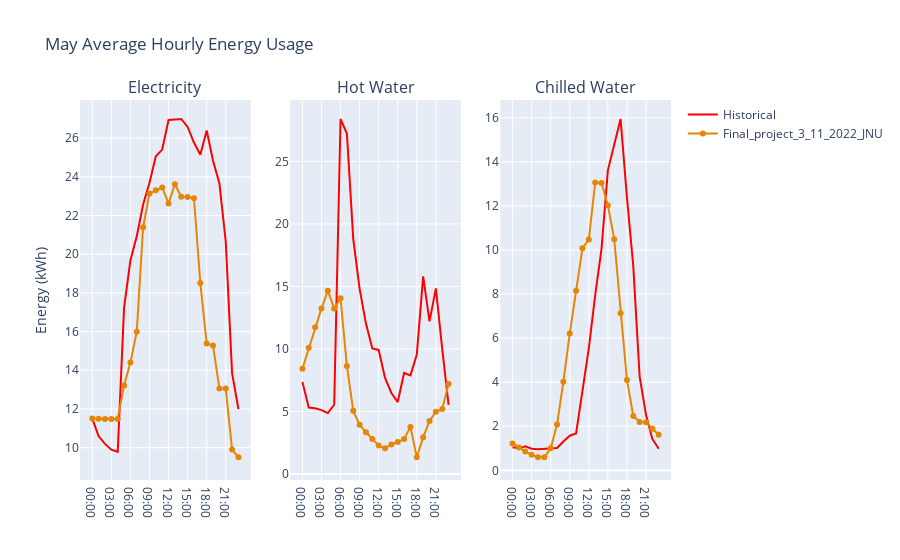

The cell this chart's notebook holds for it:
### Code cell
c.plot_datasets_monthly_by_hour(5, "May")

### Figure 1 — Plotly figure (JSON) as saved in the notebook; plotly's stock layout.template omitted (floating-point values rounded to 4 significant figures)
{"data": [{"legendgroup": "Months", "line": {"color": "red"}, "mode": "lines", "name": "Historical", "showlegend": true, "type": "scatter", "x": ["00:00", "01:00", "02:00", "03:00", "04:00", "05:00", "06:00", "07:00", "08:00", "09:00", "10:00", "11:00", "12:00", "13:00", "14:00", "15:00", "16:00", "17:00", "18:00", "19:00", "20:00", "21:00", "22:00", "23:00"], "xaxis": "x", "y": [11.5, 10.59, 10.19, 9.897, 9.785, 17.22, 19.68, 20.93, 22.57, 23.69, 25.06, 25.41, 26.94, 26.98, 26.99, 26.58, 25.77, 25.14, 26.4, 24.83, 23.67, 20.66, 13.85, 11.99], "yaxis": "y"}, {"legendgroup": "Months", "line": {"color": "red"}, "mode": "lines", "name": "Historical", "showlegend": false, "type": "scatter", "x": ["00:00", "01:00", "02:00", "03:00", "04:00", "05:00", "06:00", "07:00", "08:00", "09:00", "10:00", "11:00", "12:00", "13:00", "14:00", "15:00", "16:00", "17:00", "18:00", "19:00", "20:00", "21:00", "22:00", "23:00"], "xaxis": "x2", "y": [7.368, 5.32, 5.257, 5.113, 4.875, 5.54, 28.4, 27.23, 18.81, 14.81, 12.03, 10.04, 9.926, 7.679, 6.482, 5.755, 8.084, 7.894, 9.563, 15.81, 12.21, 14.85, 10.01, 5.537], "yaxis": "y2"}, {"legendgroup": "Months", "line": {"color": "red"}, "mode": "lines", "name": "Historical", "showlegend": false, "type": "scatter", "x": ["00:00", "01:00", "02:00", "03:00", "04:00", "05:00", "06:00", "07:00", "08:00", "09:00", "10:00", "11:00", "12:00", "13:00", "14:00", "15:00", "16:00", "17:00", "18:00", "19:00", "20:00", "21:00", "22:00", "23:00"], "xaxis": "x3", "y": [1.049, 0.9986, 1.089, 0.9786, 0.9593, 0.9714, 0.9837, 1.012, 1.311, 1.572, 1.674, 3.556, 5.538, 7.938, 10.05, 13.61, 14.83, 15.94, 12.39, 9.256, 4.254, 2.519, 1.425, 0.9789], "yaxis": "y3"}, {"legendgroup": "Months", "line": {"color": "rgb(229, 134, 6)"}, "mode": "lines+markers", "name": "Final_project_3_11_2022_JNU", "showlegend": true, "type": "scatter", "x": ["00:00", "01:00", "02:00", "03:00", "04:00", "05:00", "06:00", "07:00", "08:00", "09:00", "10:00", "11:00", "12:00", "13:00", "14:00", "15:00", "16:00", "17:00", "18:00", "19:00", "20:00", "21:00", "22:00", "23:00"], "xaxis": "x", "y": [11.51, 11.5, 11.49, 11.48, 11.48, 13.22, 14.4, 16.0, 21.39, 23.13, 23.31, 23.45, 22.62, 23.61, 22.97, 22.96, 22.89, 18.51, 15.39, 15.28, 13.06, 13.06, 9.901, 9.503], "yaxis": "y"}, {"legendgroup": "Months", "line": {"color": "rgb(229, 134, 6)"}, "mode": "lines+markers", "name": "Final_project_3_11_2022_JNU", "showlegend": false, "type": "scatter", "x": ["00:00", "01:00", "02:00", "03:00", "04:00", "05:00", "06:00", "07:00", "08:00", "09:00", "10:00", "11:00", "12:00", "13:00", "14:00", "15:00", "16:00", "17:00", "18:00", "19:00", "20:00", "21:00", "22:00", "23:00"], "xaxis": "x2", "y": [8.425, 10.1, 11.74, 13.25, 14.66, 13.24, 14.05, 8.642, 5.053, 3.939, 3.339, 2.799, 2.287, 2.058, 2.366, 2.555, 2.802, 3.756, 1.341, 2.931, 4.235, 4.981, 5.207, 7.201], "yaxis": "y2"}, {"legendgroup": "Months", "line": {"color": "rgb(229, 134, 6)"}, "mode": "lines+markers", "name": "Final_project_3_11_2022_JNU", "showlegend": false, "type": "scatter", "x": ["00:00", "01:00", "02:00", "03:00", "04:00", "05:00", "06:00", "07:00", "08:00", "09:00", "10:00", "11:00", "12:00", "13:00", "14:00", "15:00", "16:00", "17:00", "18:00", "19:00", "20:00", "21:00", "22:00", "23:00"], "xaxis": "x3", "y": [1.221, 1.034, 0.8599, 0.7057, 0.5945, 0.5953, 1.002, 2.082, 4.023, 6.209, 8.145, 10.08, 10.47, 13.06, 13.04, 12.03, 10.49, 7.125, 4.104, 2.465, 2.195, 2.184, 1.893, 1.613], "yaxis": "y3"}], "layout": {"annotations": [{"font": {"size": 16}, "showarrow": false, "text": "Electricity", "x": 0.1444, "xanchor": "center", "xref": "paper", "y": 1, "yanchor": "bottom", "yref": "paper"}, {"font": {"size": 16}, "showarrow": false, "text": "Hot Water", "x": 0.5, "xanchor": "center", "xref": "paper", "y": 1, "yanchor": "bottom", "yref": "paper"}, {"font": {"size": 16}, "showarrow": false, "text": "Chilled Water", "x": 0.8556, "xanchor": "center", "xref": "paper", "y": 1, "yanchor": "bottom", "yref": "paper"}], "title": {"text": "May Average Hourly Energy Usage"}, "xaxis": {"anchor": "y", "domain": [0, 0.2889]}, "xaxis2": {"anchor": "y2", "domain": [0.3556, 0.6444]}, "xaxis3": {"anchor": "y3", "domain": [0.7111, 1]}, "yaxis": {"anchor": "x", "domain": [0, 1], "title": {"text": "Energy (kWh)"}}, "yaxis2": {"anchor": "x2", "domain": [0, 1]}, "yaxis3": {"anchor": "x3", "domain": [0, 1]}}}
